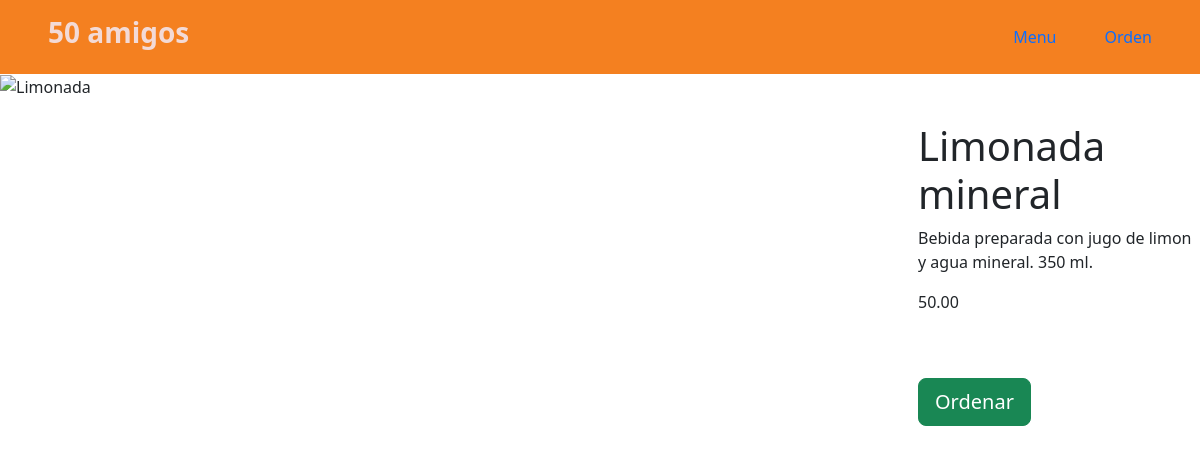
/menu/Bebidas/1/ (signed in), run on the app's committed database.
### RestaurantApp/models.py (models this page shows, shortened)
class Menu(models.Model):
    name = models.CharField(max_length=200, unique=True)
    description = models.TextField(blank=True)
    price = models.DecimalField(max_digits=6, decimal_places=2)
    category = models.ForeignKey(Categories, on_delete=models.CASCADE)

### RestaurantApp/views.py (the view)
# urls.py: path('menu/<str:category_id>/<int:item_id>/', views.menu_item_detail, name='item_details'),
@login_required
def menu_item_detail(request, category_id, item_id):
    if request.method == 'GET':
        try:
            item = get_object_or_404(Menu, pk=item_id)
            return render(request, 'item_detail.html', {
                'item': item,
            })
        except:
            pass
    return render(request, 'item_detail.html')

### RestaurantApp/models.py (called while the page is built)
    def __str__(self) -> str:
        return self.name

### RestaurantApp/templates/item_detail.html (shortened to what this page needs)
{% extends 'base.html' %}
{% block content %}
<div class="row vh-100">
<div class="col">
    <img src="https://images.unsplash.com/photo-1482049016688-2d3e1b311543?ixlib=rb-4.0.3&ixid=M3wxMjA3fDB8MHxwaG90by1wYWdlfHx8fGVufDB8fHx8fA%3D%3D&auto=format&fit=crop&w=710&q=80"
    alt={{item.name}}
    class="w-100"
    >
</div>
<div class="col-3 mt-5 d-flex flex-column justify-content-between h-25">
    <div>
        <h1 class="fs-1">{{item.name}}</h1>
        <p>{{item.description}}</p>
        <p>{{item.price}}</p>
    </div>
    <div class="mt-5">
        <form action="{% url 'item_add' item.category item.id %}" method="post">
            <button class="btn btn-success btn-lg" type="submit">
                Ordenar
            </button>
        </form>
    </div>
</div>
</div>
{% endblock %}

### static/global.css (style rules this page uses)
html { font-family: 'Raleway', sans-serif !important; }

### data on the page
Menu: name "Limonada mineral", description "Bebida preparada con jugo de limon y agua mineral. 350 ml.", price "50.00"
